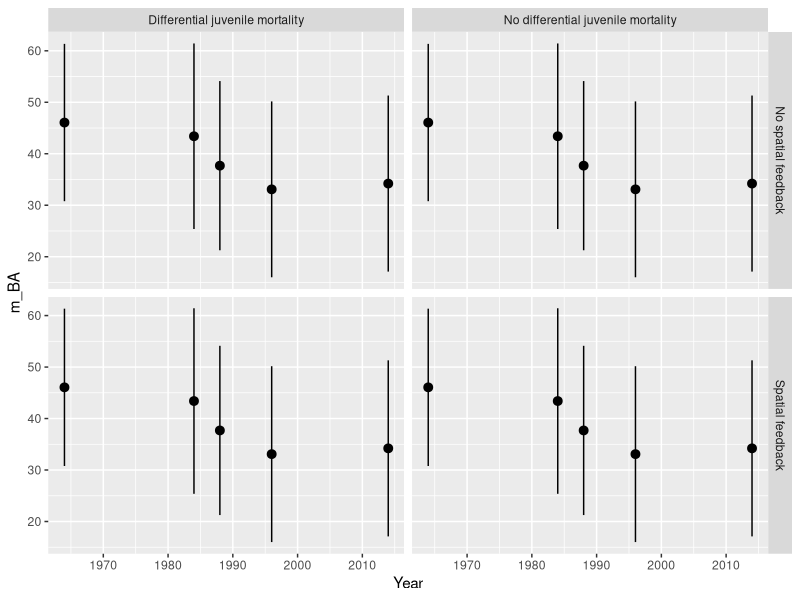
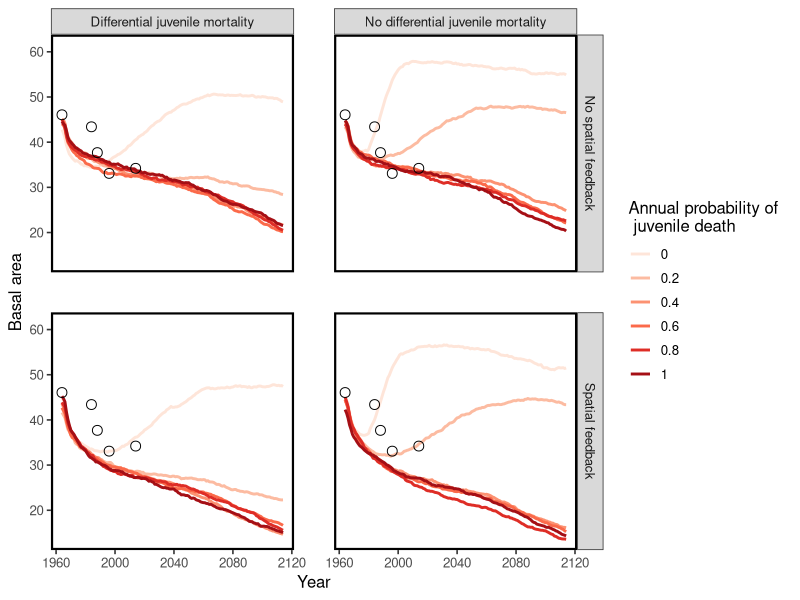
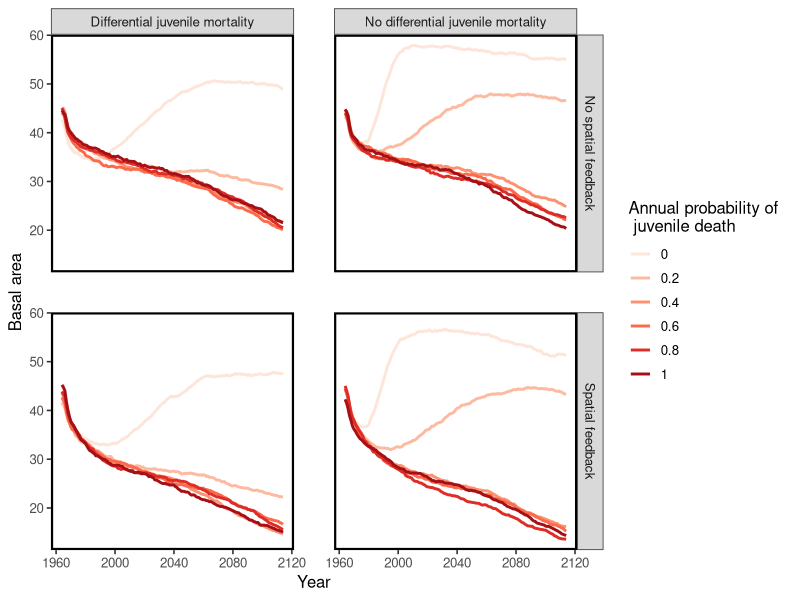

Here is the R script that generated these plots, in order: (Note: this script raises an error after producing the figures.)
rm(list=ls(all=TRUE))

library(ggplot2)
library(plyr)
library(grid)

Coll<-read.csv("Netlogo/Model_outputs/Denny_mort_3.9-exp2_1.csv")
BA<-read.csv("Data/Plot_BA_Denny.csv")
BA$Year<-ifelse(BA$Year==1999,1996,BA$Year)

BA_summ<-(ddply(BA,.(Year),summarise,m_BA=mean(BAM),SD_BA=sd(BAM)))
BA_summ2<-BA_summ[rep(seq_len(nrow(BA_summ)), each=4),]
BA_summ2$spat_feed<-rep(c("No spatial feedback","Spatial feedback"),times=4,length.out = 20)
BA_summ2$diff_mort<-rep(c("No differential juvenile mortality","Differential juvenile mortality"),each = 2,length.out=20)


ggplot(BA_summ2,aes(x=Year,y=m_BA,ymax=m_BA+SD_BA,ymin=m_BA-SD_BA))+geom_pointrange()+facet_grid(spat_feed~diff_mort)

Coll$spat_feed<-as.factor(ifelse(Coll$spat_feed==FALSE,"No spatial feedback","Spatial feedback"))
Coll$diff_mort<-as.factor(ifelse(Coll$diff_mort==FALSE,"No differential juvenile mortality","Differential juvenile mortality"))

Coll_summ<-ddply(Coll,.(time,juv.mort,diff_mort,spat_feed),summarise,m_BA=mean(BA),SD_BA=sd(BA))

summary(Coll)

theme_set(theme_bw(base_size=12))

P1<-ggplot(Coll_summ,aes(x=time+1964,y=m_BA))+geom_line(size=1,aes(colour=as.factor(juv.mort)))+facet_grid(spat_feed~diff_mort)
P2<-P1+scale_colour_brewer("Annual probability of \n juvenile death",type="seq",palette="Reds")+scale_fill_brewer("Annual probability of \n juvenile death",type="seq",palette="Reds")+
  theme(panel.grid.major = element_blank(),panel.grid.minor = element_blank(),panel.border = element_rect(size=1.5,colour="black",fill=NA))
P3<-P2+ylab("Basal area")+xlab("Year")+ theme(panel.margin = unit(2, "lines"))
P3+geom_point(data=BA_summ2,aes(x=Year,y=m_BA,ymax=m_BA+SD_BA,ymin=m_BA-SD_BA),colour="black",shape=1,size=3)
P3
ggsave("Figures/IBM_results.png",height=8,width=10,dpi=400,units="in")

